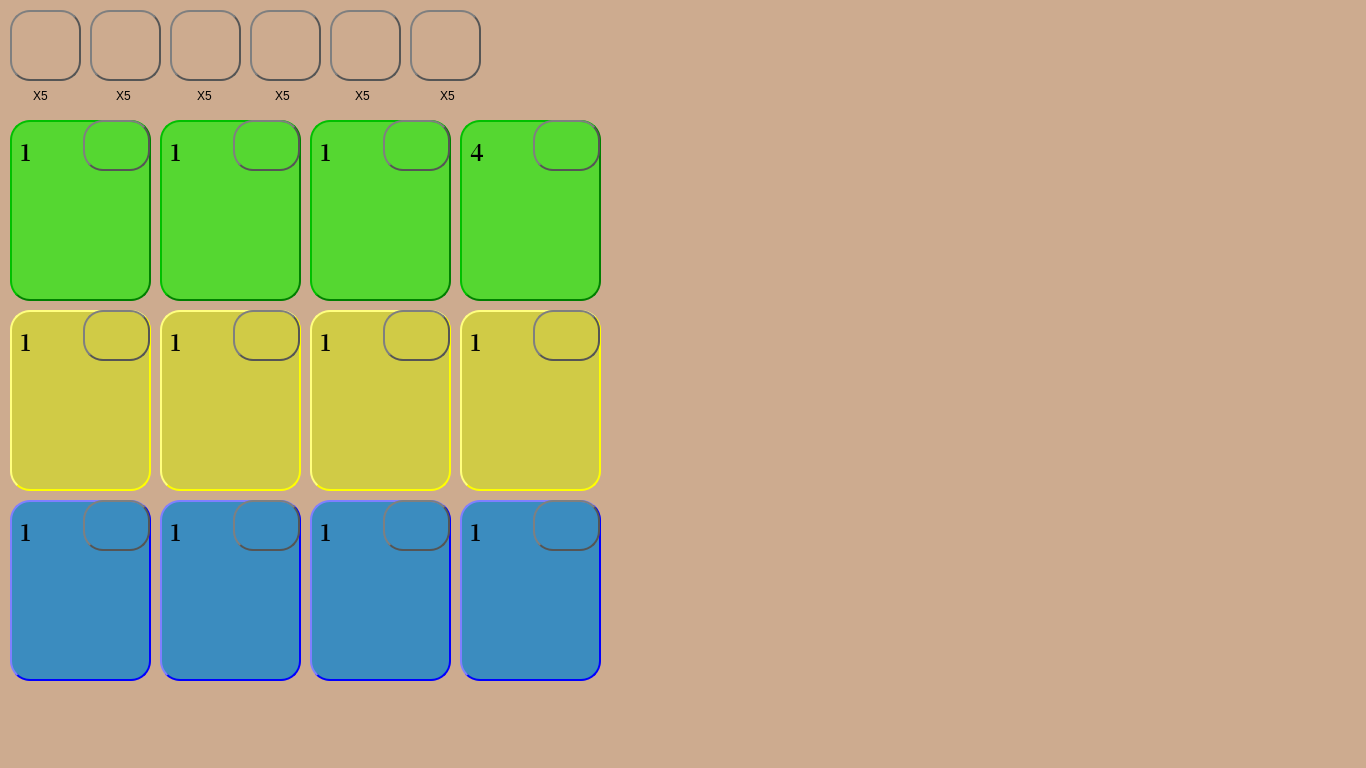
<?xml version="1.0" encoding="UTF-8"?>
<ui version="4.0">
 <class>Game</class>
 <widget class="QWidget" name="Game">
  <property name="geometry">
   <rect>
    <x>0</x>
    <y>0</y>
    <width>1366</width>
    <height>768</height>
   </rect>
  </property>
  <property name="windowTitle">
   <string>Splendor</string>
  </property>
  <widget class="QLabel" name="background_color">
   <property name="geometry">
    <rect>
     <x>0</x>
     <y>0</y>
     <width>1366</width>
     <height>768</height>
    </rect>
   </property>
   <property name="styleSheet">
    <string notr="true">background-color: rgb(205, 171, 143);</string>
   </property>
   <property name="text">
    <string/>
   </property>
  </widget>
  <widget class="QPushButton" name="greenTokenBTN">
   <property name="geometry">
    <rect>
     <x>410</x>
     <y>10</y>
     <width>71</width>
     <height>71</height>
    </rect>
   </property>
   <property name="cursor">
    <cursorShape>PointingHandCursor</cursorShape>
   </property>
   <property name="styleSheet">
    <string notr="true">color: #333;
border-image: url(:/images/greenToken.jpg);
border: 2px solid #555;
border-radius: 20px;
border-style: outset;
padding: 5px;</string>
   </property>
   <property name="text">
    <string/>
   </property>
  </widget>
  <widget class="QPushButton" name="redTokenBTN">
   <property name="geometry">
    <rect>
     <x>170</x>
     <y>10</y>
     <width>71</width>
     <height>71</height>
    </rect>
   </property>
   <property name="cursor">
    <cursorShape>PointingHandCursor</cursorShape>
   </property>
   <property name="styleSheet">
    <string notr="true">color: #333;
border-image: url(:/images/redToken.jpg);
border: 2px solid #555;
border-radius: 20px;
border-style: outset;
padding: 5px;</string>
   </property>
   <property name="text">
    <string/>
   </property>
  </widget>
  <widget class="QPushButton" name="blueTokenBTN">
   <property name="geometry">
    <rect>
     <x>250</x>
     <y>10</y>
     <width>71</width>
     <height>71</height>
    </rect>
   </property>
   <property name="cursor">
    <cursorShape>PointingHandCursor</cursorShape>
   </property>
   <property name="styleSheet">
    <string notr="true">color: #333;
border-image: url(:/images/blueToken.jpg);
border: 2px solid #555;
border-radius: 20px;
border-style: outset;
padding: 5px;</string>
   </property>
   <property name="text">
    <string/>
   </property>
  </widget>
  <widget class="QPushButton" name="blackTokenBTN">
   <property name="geometry">
    <rect>
     <x>330</x>
     <y>10</y>
     <width>71</width>
     <height>71</height>
    </rect>
   </property>
   <property name="cursor">
    <cursorShape>PointingHandCursor</cursorShape>
   </property>
   <property name="styleSheet">
    <string notr="true">color: #333;
border-image: url(:/images/blackToken.jpeg);
border: 2px solid #555;
border-radius: 20px;
border-style: outset;
padding: 5px;</string>
   </property>
   <property name="text">
    <string/>
   </property>
  </widget>
  <widget class="QPushButton" name="jokenTokenBTN">
   <property name="geometry">
    <rect>
     <x>10</x>
     <y>10</y>
     <width>71</width>
     <height>71</height>
    </rect>
   </property>
   <property name="cursor">
    <cursorShape>PointingHandCursor</cursorShape>
   </property>
   <property name="styleSheet">
    <string notr="true">color: #333;
border-image: url(:/images/jokerToken.png);
border: 2px solid #555;
border-radius: 20px;
border-style: outset;
padding: 5px;</string>
   </property>
   <property name="text">
    <string/>
   </property>
  </widget>
  <widget class="QPushButton" name="whiteTokenBTN">
   <property name="geometry">
    <rect>
     <x>90</x>
     <y>10</y>
     <width>71</width>
     <height>71</height>
    </rect>
   </property>
   <property name="cursor">
    <cursorShape>PointingHandCursor</cursorShape>
   </property>
   <property name="styleSheet">
    <string notr="true">color: #333;
border-image: url(:/images/whiteToken.jpg);
border: 2px solid #555;
border-radius: 20px;
border-style: outset;
padding: 5px;</string>
   </property>
   <property name="text">
    <string/>
   </property>
  </widget>
  <widget class="QLabel" name="numberJokerLBL">
   <property name="geometry">
    <rect>
     <x>33</x>
     <y>80</y>
     <width>21</width>
     <height>31</height>
    </rect>
   </property>
   <property name="text">
    <string>X5</string>
   </property>
  </widget>
  <widget class="QLabel" name="numberBlueLBL">
   <property name="geometry">
    <rect>
     <x>275</x>
     <y>80</y>
     <width>21</width>
     <height>31</height>
    </rect>
   </property>
   <property name="text">
    <string>X5</string>
   </property>
  </widget>
  <widget class="QLabel" name="numberRedLBL">
   <property name="geometry">
    <rect>
     <x>197</x>
     <y>80</y>
     <width>21</width>
     <height>31</height>
    </rect>
   </property>
   <property name="text">
    <string>X5</string>
   </property>
  </widget>
  <widget class="QLabel" name="numberWhiteLBL">
   <property name="geometry">
    <rect>
     <x>116</x>
     <y>80</y>
     <width>21</width>
     <height>31</height>
    </rect>
   </property>
   <property name="text">
    <string>X5</string>
   </property>
  </widget>
  <widget class="QLabel" name="numberBlackLBL">
   <property name="geometry">
    <rect>
     <x>355</x>
     <y>80</y>
     <width>21</width>
     <height>31</height>
    </rect>
   </property>
   <property name="text">
    <string>X5</string>
   </property>
  </widget>
  <widget class="QLabel" name="numberGreenLBL">
   <property name="geometry">
    <rect>
     <x>440</x>
     <y>80</y>
     <width>21</width>
     <height>31</height>
    </rect>
   </property>
   <property name="text">
    <string>X5</string>
   </property>
  </widget>
  <widget class="QPushButton" name="cardOne1">
   <property name="geometry">
    <rect>
     <x>10</x>
     <y>120</y>
     <width>141</width>
     <height>181</height>
    </rect>
   </property>
   <property name="palette">
    <palette>
     <active>
      <colorrole role="Button">
       <brush brushstyle="SolidPattern">
        <color alpha="255">
         <red>85</red>
         <green>215</green>
         <blue>49</blue>
        </color>
       </brush>
      </colorrole>
      <colorrole role="Base">
       <brush brushstyle="SolidPattern">
        <color alpha="255">
         <red>85</red>
         <green>215</green>
         <blue>49</blue>
        </color>
       </brush>
      </colorrole>
      <colorrole role="Window">
       <brush brushstyle="SolidPattern">
        <color alpha="255">
         <red>85</red>
         <green>215</green>
         <blue>49</blue>
        </color>
       </brush>
      </colorrole>
     </active>
     <inactive>
      <colorrole role="Button">
       <brush brushstyle="SolidPattern">
        <color alpha="255">
         <red>85</red>
         <green>215</green>
         <blue>49</blue>
        </color>
       </brush>
      </colorrole>
      <colorrole role="Base">
       <brush brushstyle="SolidPattern">
        <color alpha="255">
         <red>85</red>
         <green>215</green>
         <blue>49</blue>
        </color>
       </brush>
      </colorrole>
      <colorrole role="Window">
       <brush brushstyle="SolidPattern">
        <color alpha="255">
         <red>85</red>
         <green>215</green>
         <blue>49</blue>
        </color>
       </brush>
      </colorrole>
     </inactive>
     <disabled>
      <colorrole role="Button">
       <brush brushstyle="SolidPattern">
        <color alpha="255">
         <red>85</red>
         <green>215</green>
         <blue>49</blue>
        </color>
       </brush>
      </colorrole>
      <colorrole role="Base">
       <brush brushstyle="SolidPattern">
        <color alpha="255">
         <red>85</red>
         <green>215</green>
         <blue>49</blue>
        </color>
       </brush>
      </colorrole>
      <colorrole role="Window">
       <brush brushstyle="SolidPattern">
        <color alpha="255">
         <red>85</red>
         <green>215</green>
         <blue>49</blue>
        </color>
       </brush>
      </colorrole>
     </disabled>
    </palette>
   </property>
   <property name="cursor">
    <cursorShape>PointingHandCursor</cursorShape>
   </property>
   <property name="styleSheet">
    <string notr="true">border: 2px solid green;
border-radius: 20px;
border-style: outset;
padding: 5px;
background-color: rgb(85, 215, 49);</string>
   </property>
   <property name="text">
    <string/>
   </property>
  </widget>
  <widget class="QPushButton" name="cardOne2">
   <property name="geometry">
    <rect>
     <x>160</x>
     <y>120</y>
     <width>141</width>
     <height>181</height>
    </rect>
   </property>
   <property name="cursor">
    <cursorShape>PointingHandCursor</cursorShape>
   </property>
   <property name="styleSheet">
    <string notr="true">border: 2px solid green;
border-radius: 20px;
border-style: outset;
padding: 5px;
background-color: rgb(85, 215, 49);</string>
   </property>
   <property name="text">
    <string/>
   </property>
  </widget>
  <widget class="QPushButton" name="cardOne3">
   <property name="geometry">
    <rect>
     <x>310</x>
     <y>120</y>
     <width>141</width>
     <height>181</height>
    </rect>
   </property>
   <property name="cursor">
    <cursorShape>PointingHandCursor</cursorShape>
   </property>
   <property name="styleSheet">
    <string notr="true">border: 2px solid green;
border-radius: 20px;
border-style: outset;
padding: 5px;
background-color: rgb(85, 215, 49);</string>
   </property>
   <property name="text">
    <string/>
   </property>
  </widget>
  <widget class="QPushButton" name="cardOne4">
   <property name="geometry">
    <rect>
     <x>460</x>
     <y>120</y>
     <width>141</width>
     <height>181</height>
    </rect>
   </property>
   <property name="cursor">
    <cursorShape>PointingHandCursor</cursorShape>
   </property>
   <property name="styleSheet">
    <string notr="true">border: 2px solid green;
border-radius: 20px;
border-style: outset;
padding: 5px;
background-color: rgb(85, 215, 49);</string>
   </property>
   <property name="text">
    <string/>
   </property>
  </widget>
  <widget class="QLabel" name="valueOne1">
   <property name="geometry">
    <rect>
     <x>83</x>
     <y>120</y>
     <width>67</width>
     <height>51</height>
    </rect>
   </property>
   <property name="styleSheet">
    <string notr="true">color: #333;
border-image: url(:/images/whiteToken.jpg);
border: 2px solid #555;
border-radius: 20px;
border-style: outset;
padding: 5px;</string>
   </property>
   <property name="text">
    <string/>
   </property>
  </widget>
  <widget class="QLabel" name="valueOne2">
   <property name="geometry">
    <rect>
     <x>233</x>
     <y>120</y>
     <width>67</width>
     <height>51</height>
    </rect>
   </property>
   <property name="styleSheet">
    <string notr="true">color: #333;
border-image: url(:/images/whiteToken.jpg);
border: 2px solid #555;
border-radius: 20px;
border-style: outset;
padding: 5px;</string>
   </property>
   <property name="text">
    <string/>
   </property>
  </widget>
  <widget class="QLabel" name="valueOne3">
   <property name="geometry">
    <rect>
     <x>383</x>
     <y>120</y>
     <width>67</width>
     <height>51</height>
    </rect>
   </property>
   <property name="styleSheet">
    <string notr="true">color: #333;
border-image: url(:/images/whiteToken.jpg);
border: 2px solid #555;
border-radius: 20px;
border-style: outset;
padding: 5px;</string>
   </property>
   <property name="text">
    <string/>
   </property>
  </widget>
  <widget class="QLabel" name="valueOne4">
   <property name="geometry">
    <rect>
     <x>533</x>
     <y>120</y>
     <width>67</width>
     <height>51</height>
    </rect>
   </property>
   <property name="styleSheet">
    <string notr="true">color: #333;
border-image: url(:/images/whiteToken.jpg);
border: 2px solid #555;
border-radius: 20px;
border-style: outset;
padding: 5px;</string>
   </property>
   <property name="text">
    <string/>
   </property>
  </widget>
  <widget class="QLabel" name="scoreOne1">
   <property name="geometry">
    <rect>
     <x>20</x>
     <y>130</y>
     <width>16</width>
     <height>41</height>
    </rect>
   </property>
   <property name="font">
    <font>
     <family>Noto Serif CJK HK</family>
     <pointsize>17</pointsize>
     <bold>true</bold>
    </font>
   </property>
   <property name="text">
    <string>1</string>
   </property>
  </widget>
  <widget class="QLabel" name="scoreOne3">
   <property name="geometry">
    <rect>
     <x>320</x>
     <y>130</y>
     <width>16</width>
     <height>41</height>
    </rect>
   </property>
   <property name="font">
    <font>
     <family>Noto Serif CJK HK</family>
     <pointsize>17</pointsize>
     <bold>true</bold>
    </font>
   </property>
   <property name="text">
    <string>1</string>
   </property>
  </widget>
  <widget class="QLabel" name="scoreOne2">
   <property name="geometry">
    <rect>
     <x>170</x>
     <y>130</y>
     <width>16</width>
     <height>41</height>
    </rect>
   </property>
   <property name="font">
    <font>
     <family>Noto Serif CJK HK</family>
     <pointsize>17</pointsize>
     <bold>true</bold>
    </font>
   </property>
   <property name="text">
    <string>1</string>
   </property>
  </widget>
  <widget class="QLabel" name="scoreOne4">
   <property name="geometry">
    <rect>
     <x>470</x>
     <y>130</y>
     <width>16</width>
     <height>41</height>
    </rect>
   </property>
   <property name="font">
    <font>
     <family>Noto Serif CJK HK</family>
     <pointsize>17</pointsize>
     <bold>true</bold>
    </font>
   </property>
   <property name="text">
    <string>4</string>
   </property>
  </widget>
  <widget class="QPushButton" name="cardTwo1">
   <property name="geometry">
    <rect>
     <x>10</x>
     <y>310</y>
     <width>141</width>
     <height>181</height>
    </rect>
   </property>
   <property name="palette">
    <palette>
     <active>
      <colorrole role="Button">
       <brush brushstyle="SolidPattern">
        <color alpha="255">
         <red>208</red>
         <green>203</green>
         <blue>70</blue>
        </color>
       </brush>
      </colorrole>
      <colorrole role="Base">
       <brush brushstyle="SolidPattern">
        <color alpha="255">
         <red>208</red>
         <green>203</green>
         <blue>70</blue>
        </color>
       </brush>
      </colorrole>
      <colorrole role="Window">
       <brush brushstyle="SolidPattern">
        <color alpha="255">
         <red>208</red>
         <green>203</green>
         <blue>70</blue>
        </color>
       </brush>
      </colorrole>
     </active>
     <inactive>
      <colorrole role="Button">
       <brush brushstyle="SolidPattern">
        <color alpha="255">
         <red>208</red>
         <green>203</green>
         <blue>70</blue>
        </color>
       </brush>
      </colorrole>
      <colorrole role="Base">
       <brush brushstyle="SolidPattern">
        <color alpha="255">
         <red>208</red>
         <green>203</green>
         <blue>70</blue>
        </color>
       </brush>
      </colorrole>
      <colorrole role="Window">
       <brush brushstyle="SolidPattern">
        <color alpha="255">
         <red>208</red>
         <green>203</green>
         <blue>70</blue>
        </color>
       </brush>
      </colorrole>
     </inactive>
     <disabled>
      <colorrole role="Button">
       <brush brushstyle="SolidPattern">
        <color alpha="255">
         <red>208</red>
         <green>203</green>
         <blue>70</blue>
        </color>
       </brush>
      </colorrole>
      <colorrole role="Base">
       <brush brushstyle="SolidPattern">
        <color alpha="255">
         <red>208</red>
         <green>203</green>
         <blue>70</blue>
        </color>
       </brush>
      </colorrole>
      <colorrole role="Window">
       <brush brushstyle="SolidPattern">
        <color alpha="255">
         <red>208</red>
         <green>203</green>
         <blue>70</blue>
        </color>
       </brush>
      </colorrole>
     </disabled>
    </palette>
   </property>
   <property name="cursor">
    <cursorShape>PointingHandCursor</cursorShape>
   </property>
   <property name="styleSheet">
    <string notr="true">border: 2px solid yellow;
border-radius: 20px;
border-style: outset;
padding: 5px;
background-color: rgb(208, 203, 70);</string>
   </property>
   <property name="text">
    <string/>
   </property>
  </widget>
  <widget class="QPushButton" name="cardTwo4">
   <property name="geometry">
    <rect>
     <x>460</x>
     <y>310</y>
     <width>141</width>
     <height>181</height>
    </rect>
   </property>
   <property name="palette">
    <palette>
     <active>
      <colorrole role="Button">
       <brush brushstyle="SolidPattern">
        <color alpha="255">
         <red>208</red>
         <green>203</green>
         <blue>70</blue>
        </color>
       </brush>
      </colorrole>
      <colorrole role="Base">
       <brush brushstyle="SolidPattern">
        <color alpha="255">
         <red>208</red>
         <green>203</green>
         <blue>70</blue>
        </color>
       </brush>
      </colorrole>
      <colorrole role="Window">
       <brush brushstyle="SolidPattern">
        <color alpha="255">
         <red>208</red>
         <green>203</green>
         <blue>70</blue>
        </color>
       </brush>
      </colorrole>
     </active>
     <inactive>
      <colorrole role="Button">
       <brush brushstyle="SolidPattern">
        <color alpha="255">
         <red>208</red>
         <green>203</green>
         <blue>70</blue>
        </color>
       </brush>
      </colorrole>
      <colorrole role="Base">
       <brush brushstyle="SolidPattern">
        <color alpha="255">
         <red>208</red>
         <green>203</green>
         <blue>70</blue>
        </color>
       </brush>
      </colorrole>
      <colorrole role="Window">
       <brush brushstyle="SolidPattern">
        <color alpha="255">
         <red>208</red>
         <green>203</green>
         <blue>70</blue>
        </color>
       </brush>
      </colorrole>
     </inactive>
     <disabled>
      <colorrole role="Button">
       <brush brushstyle="SolidPattern">
        <color alpha="255">
         <red>208</red>
         <green>203</green>
         <blue>70</blue>
        </color>
       </brush>
      </colorrole>
      <colorrole role="Base">
       <brush brushstyle="SolidPattern">
        <color alpha="255">
         <red>208</red>
         <green>203</green>
         <blue>70</blue>
        </color>
       </brush>
      </colorrole>
      <colorrole role="Window">
       <brush brushstyle="SolidPattern">
        <color alpha="255">
         <red>208</red>
         <green>203</green>
         <blue>70</blue>
        </color>
       </brush>
      </colorrole>
     </disabled>
    </palette>
   </property>
   <property name="cursor">
    <cursorShape>PointingHandCursor</cursorShape>
   </property>
   <property name="styleSheet">
    <string notr="true">border: 2px solid yellow;
border-radius: 20px;
border-style: outset;
padding: 5px;
background-color: rgb(208, 203, 70);</string>
   </property>
   <property name="text">
    <string/>
   </property>
  </widget>
  <widget class="QPushButton" name="cardTwo3">
   <property name="geometry">
    <rect>
     <x>310</x>
     <y>310</y>
     <width>141</width>
     <height>181</height>
    </rect>
   </property>
   <property name="palette">
    <palette>
     <active>
      <colorrole role="Button">
       <brush brushstyle="SolidPattern">
        <color alpha="255">
         <red>208</red>
         <green>203</green>
         <blue>70</blue>
        </color>
       </brush>
      </colorrole>
      <colorrole role="Base">
       <brush brushstyle="SolidPattern">
        <color alpha="255">
         <red>208</red>
         <green>203</green>
         <blue>70</blue>
        </color>
       </brush>
      </colorrole>
      <colorrole role="Window">
       <brush brushstyle="SolidPattern">
        <color alpha="255">
         <red>208</red>
         <green>203</green>
         <blue>70</blue>
        </color>
       </brush>
      </colorrole>
     </active>
     <inactive>
      <colorrole role="Button">
       <brush brushstyle="SolidPattern">
        <color alpha="255">
         <red>208</red>
         <green>203</green>
         <blue>70</blue>
        </color>
       </brush>
      </colorrole>
      <colorrole role="Base">
       <brush brushstyle="SolidPattern">
        <color alpha="255">
         <red>208</red>
         <green>203</green>
         <blue>70</blue>
        </color>
       </brush>
      </colorrole>
      <colorrole role="Window">
       <brush brushstyle="SolidPattern">
        <color alpha="255">
         <red>208</red>
         <green>203</green>
         <blue>70</blue>
        </color>
       </brush>
      </colorrole>
     </inactive>
     <disabled>
      <colorrole role="Button">
       <brush brushstyle="SolidPattern">
        <color alpha="255">
         <red>208</red>
         <green>203</green>
         <blue>70</blue>
        </color>
       </brush>
      </colorrole>
      <colorrole role="Base">
       <brush brushstyle="SolidPattern">
        <color alpha="255">
         <red>208</red>
         <green>203</green>
         <blue>70</blue>
        </color>
       </brush>
      </colorrole>
      <colorrole role="Window">
       <brush brushstyle="SolidPattern">
        <color alpha="255">
         <red>208</red>
         <green>203</green>
         <blue>70</blue>
        </color>
       </brush>
      </colorrole>
     </disabled>
    </palette>
   </property>
   <property name="cursor">
    <cursorShape>PointingHandCursor</cursorShape>
   </property>
   <property name="styleSheet">
    <string notr="true">border: 2px solid yellow;
border-radius: 20px;
border-style: outset;
padding: 5px;
background-color: rgb(208, 203, 70);</string>
   </property>
   <property name="text">
    <string/>
   </property>
  </widget>
  <widget class="QPushButton" name="cardTwo2">
   <property name="geometry">
    <rect>
     <x>160</x>
     <y>310</y>
     <width>141</width>
     <height>181</height>
    </rect>
   </property>
   <property name="palette">
    <palette>
     <active>
      <colorrole role="Button">
       <brush brushstyle="SolidPattern">
        <color alpha="255">
         <red>208</red>
         <green>203</green>
         <blue>70</blue>
        </color>
       </brush>
      </colorrole>
      <colorrole role="Base">
       <brush brushstyle="SolidPattern">
        <color alpha="255">
         <red>208</red>
         <green>203</green>
         <blue>70</blue>
        </color>
       </brush>
      </colorrole>
      <colorrole role="Window">
       <brush brushstyle="SolidPattern">
        <color alpha="255">
         <red>208</red>
         <green>203</green>
         <blue>70</blue>
        </color>
       </brush>
      </colorrole>
     </active>
     <inactive>
      <colorrole role="Button">
       <brush brushstyle="SolidPattern">
        <color alpha="255">
         <red>208</red>
         <green>203</green>
         <blue>70</blue>
        </color>
       </brush>
      </colorrole>
      <colorrole role="Base">
       <brush brushstyle="SolidPattern">
        <color alpha="255">
         <red>208</red>
         <green>203</green>
         <blue>70</blue>
        </color>
       </brush>
      </colorrole>
      <colorrole role="Window">
       <brush brushstyle="SolidPattern">
        <color alpha="255">
         <red>208</red>
         <green>203</green>
         <blue>70</blue>
        </color>
       </brush>
      </colorrole>
     </inactive>
     <disabled>
      <colorrole role="Button">
       <brush brushstyle="SolidPattern">
        <color alpha="255">
         <red>208</red>
         <green>203</green>
         <blue>70</blue>
        </color>
       </brush>
      </colorrole>
      <colorrole role="Base">
       <brush brushstyle="SolidPattern">
        <color alpha="255">
         <red>208</red>
         <green>203</green>
         <blue>70</blue>
        </color>
       </brush>
      </colorrole>
      <colorrole role="Window">
       <brush brushstyle="SolidPattern">
        <color alpha="255">
         <red>208</red>
         <green>203</green>
         <blue>70</blue>
        </color>
       </brush>
      </colorrole>
     </disabled>
    </palette>
   </property>
   <property name="cursor">
    <cursorShape>PointingHandCursor</cursorShape>
   </property>
   <property name="styleSheet">
    <string notr="true">border: 2px solid yellow;
border-radius: 20px;
border-style: outset;
padding: 5px;
background-color: rgb(208, 203, 70);</string>
   </property>
   <property name="text">
    <string/>
   </property>
  </widget>
  <widget class="QLabel" name="valueTwo1">
   <property name="geometry">
    <rect>
     <x>83</x>
     <y>310</y>
     <width>67</width>
     <height>51</height>
    </rect>
   </property>
   <property name="styleSheet">
    <string notr="true">color: #333;
border-image: url(:/images/whiteToken.jpg);
border: 2px solid #555;
border-radius: 20px;
border-style: outset;
padding: 5px;</string>
   </property>
   <property name="text">
    <string/>
   </property>
  </widget>
  <widget class="QLabel" name="valueTwo2">
   <property name="geometry">
    <rect>
     <x>233</x>
     <y>310</y>
     <width>67</width>
     <height>51</height>
    </rect>
   </property>
   <property name="styleSheet">
    <string notr="true">color: #333;
border-image: url(:/images/whiteToken.jpg);
border: 2px solid #555;
border-radius: 20px;
border-style: outset;
padding: 5px;</string>
   </property>
   <property name="text">
    <string/>
   </property>
  </widget>
  <widget class="QLabel" name="valueTwo4">
   <property name="geometry">
    <rect>
     <x>533</x>
     <y>310</y>
     <width>67</width>
     <height>51</height>
    </rect>
   </property>
   <property name="styleSheet">
    <string notr="true">color: #333;
border-image: url(:/images/whiteToken.jpg);
border: 2px solid #555;
border-radius: 20px;
border-style: outset;
padding: 5px;</string>
   </property>
   <property name="text">
    <string/>
   </property>
  </widget>
  <widget class="QLabel" name="valueTwo3">
   <property name="geometry">
    <rect>
     <x>383</x>
     <y>310</y>
     <width>67</width>
     <height>51</height>
    </rect>
   </property>
   <property name="styleSheet">
    <string notr="true">color: #333;
border-image: url(:/images/whiteToken.jpg);
border: 2px solid #555;
border-radius: 20px;
border-style: outset;
padding: 5px;</string>
   </property>
   <property name="text">
    <string/>
   </property>
  </widget>
  <widget class="QLabel" name="scoreTwo1">
   <property name="geometry">
    <rect>
     <x>20</x>
     <y>320</y>
     <width>16</width>
     <height>41</height>
    </rect>
   </property>
   <property name="font">
    <font>
     <family>Noto Serif CJK HK</family>
     <pointsize>17</pointsize>
     <bold>true</bold>
    </font>
   </property>
   <property name="text">
    <string>1</string>
   </property>
  </widget>
  <widget class="QLabel" name="scoreTwo4">
   <property name="geometry">
    <rect>
     <x>470</x>
     <y>320</y>
     <width>16</width>
     <height>41</height>
    </rect>
   </property>
   <property name="font">
    <font>
     <family>Noto Serif CJK HK</family>
     <pointsize>17</pointsize>
     <bold>true</bold>
    </font>
   </property>
   <property name="text">
    <string>1</string>
   </property>
  </widget>
  <widget class="QLabel" name="scoreTwo3">
   <property name="geometry">
    <rect>
     <x>320</x>
     <y>320</y>
     <width>16</width>
     <height>41</height>
    </rect>
   </property>
   <property name="font">
    <font>
     <family>Noto Serif CJK HK</family>
     <pointsize>17</pointsize>
     <bold>true</bold>
    </font>
   </property>
   <property name="text">
    <string>1</string>
   </property>
  </widget>
  <widget class="QLabel" name="scoreTwo2">
   <property name="geometry">
    <rect>
     <x>170</x>
     <y>320</y>
     <width>16</width>
     <height>41</height>
    </rect>
   </property>
   <property name="font">
    <font>
     <family>Noto Serif CJK HK</family>
     <pointsize>17</pointsize>
     <bold>true</bold>
    </font>
   </property>
   <property name="text">
    <string>1</string>
   </property>
  </widget>
  <widget class="QPushButton" name="cardThree1">
   <property name="geometry">
    <rect>
     <x>10</x>
     <y>500</y>
     <width>141</width>
     <height>181</height>
    </rect>
   </property>
   <property name="palette">
    <palette>
     <active>
      <colorrole role="Button">
       <brush brushstyle="SolidPattern">
        <color alpha="255">
         <red>59</red>
         <green>140</green>
         <blue>191</blue>
        </color>
       </brush>
      </colorrole>
      <colorrole role="Base">
       <brush brushstyle="SolidPattern">
        <color alpha="255">
         <red>59</red>
         <green>140</green>
         <blue>191</blue>
        </color>
       </brush>
      </colorrole>
      <colorrole role="Window">
       <brush brushstyle="SolidPattern">
        <color alpha="255">
         <red>59</red>
         <green>140</green>
         <blue>191</blue>
        </color>
       </brush>
      </colorrole>
     </active>
     <inactive>
      <colorrole role="Button">
       <brush brushstyle="SolidPattern">
        <color alpha="255">
         <red>59</red>
         <green>140</green>
         <blue>191</blue>
        </color>
       </brush>
      </colorrole>
      <colorrole role="Base">
       <brush brushstyle="SolidPattern">
        <color alpha="255">
         <red>59</red>
         <green>140</green>
         <blue>191</blue>
        </color>
       </brush>
      </colorrole>
      <colorrole role="Window">
       <brush brushstyle="SolidPattern">
        <color alpha="255">
         <red>59</red>
         <green>140</green>
         <blue>191</blue>
        </color>
       </brush>
      </colorrole>
     </inactive>
     <disabled>
      <colorrole role="Button">
       <brush brushstyle="SolidPattern">
        <color alpha="255">
         <red>59</red>
         <green>140</green>
         <blue>191</blue>
        </color>
       </brush>
      </colorrole>
      <colorrole role="Base">
       <brush brushstyle="SolidPattern">
        <color alpha="255">
         <red>59</red>
         <green>140</green>
         <blue>191</blue>
        </color>
       </brush>
      </colorrole>
      <colorrole role="Window">
       <brush brushstyle="SolidPattern">
        <color alpha="255">
         <red>59</red>
         <green>140</green>
         <blue>191</blue>
        </color>
       </brush>
      </colorrole>
     </disabled>
    </palette>
   </property>
   <property name="cursor">
    <cursorShape>PointingHandCursor</cursorShape>
   </property>
   <property name="styleSheet">
    <string notr="true">border: 2px solid blue;
border-radius: 20px;
border-style: outset;
padding: 5px;
background-color: rgb(59, 140, 191);</string>
   </property>
   <property name="text">
    <string/>
   </property>
  </widget>
  <widget class="QPushButton" name="cardThree2">
   <property name="geometry">
    <rect>
     <x>160</x>
     <y>500</y>
     <width>141</width>
     <height>181</height>
    </rect>
   </property>
   <property name="palette">
    <palette>
     <active>
      <colorrole role="Button">
       <brush brushstyle="SolidPattern">
        <color alpha="255">
         <red>59</red>
         <green>140</green>
         <blue>191</blue>
        </color>
       </brush>
      </colorrole>
      <colorrole role="Base">
       <brush brushstyle="SolidPattern">
        <color alpha="255">
         <red>59</red>
         <green>140</green>
         <blue>191</blue>
        </color>
       </brush>
      </colorrole>
      <colorrole role="Window">
       <brush brushstyle="SolidPattern">
        <color alpha="255">
         <red>59</red>
         <green>140</green>
         <blue>191</blue>
        </color>
       </brush>
      </colorrole>
     </active>
     <inactive>
      <colorrole role="Button">
       <brush brushstyle="SolidPattern">
        <color alpha="255">
         <red>59</red>
         <green>140</green>
         <blue>191</blue>
        </color>
       </brush>
      </colorrole>
      <colorrole role="Base">
       <brush brushstyle="SolidPattern">
        <color alpha="255">
         <red>59</red>
         <green>140</green>
         <blue>191</blue>
        </color>
       </brush>
      </colorrole>
      <colorrole role="Window">
       <brush brushstyle="SolidPattern">
        <color alpha="255">
         <red>59</red>
         <green>140</green>
         <blue>191</blue>
        </color>
       </brush>
      </colorrole>
     </inactive>
     <disabled>
      <colorrole role="Button">
       <brush brushstyle="SolidPattern">
        <color alpha="255">
         <red>59</red>
         <green>140</green>
         <blue>191</blue>
        </color>
       </brush>
      </colorrole>
      <colorrole role="Base">
       <brush brushstyle="SolidPattern">
        <color alpha="255">
         <red>59</red>
         <green>140</green>
         <blue>191</blue>
        </color>
       </brush>
      </colorrole>
      <colorrole role="Window">
       <brush brushstyle="SolidPattern">
        <color alpha="255">
         <red>59</red>
         <green>140</green>
         <blue>191</blue>
        </color>
       </brush>
      </colorrole>
     </disabled>
    </palette>
   </property>
   <property name="cursor">
    <cursorShape>PointingHandCursor</cursorShape>
   </property>
   <property name="styleSheet">
    <string notr="true">border: 2px solid blue;
border-radius: 20px;
border-style: outset;
padding: 5px;
background-color: rgb(59, 140, 191);</string>
   </property>
   <property name="text">
    <string/>
   </property>
  </widget>
  <widget class="QPushButton" name="cardThree3">
   <property name="geometry">
    <rect>
     <x>310</x>
     <y>500</y>
     <width>141</width>
     <height>181</height>
    </rect>
   </property>
   <property name="palette">
    <palette>
     <active>
      <colorrole role="Button">
       <brush brushstyle="SolidPattern">
        <color alpha="255">
         <red>59</red>
         <green>140</green>
         <blue>191</blue>
        </color>
       </brush>
      </colorrole>
      <colorrole role="Base">
       <brush brushstyle="SolidPattern">
        <color alpha="255">
         <red>59</red>
         <green>140</green>
         <blue>191</blue>
        </color>
       </brush>
      </colorrole>
      <colorrole role="Window">
       <brush brushstyle="SolidPattern">
        <color alpha="255">
         <red>59</red>
         <green>140</green>
         <blue>191</blue>
        </color>
       </brush>
      </colorrole>
     </active>
     <inactive>
      <colorrole role="Button">
       <brush brushstyle="SolidPattern">
        <color alpha="255">
         <red>59</red>
         <green>140</green>
         <blue>191</blue>
        </color>
       </brush>
      </colorrole>
      <colorrole role="Base">
       <brush brushstyle="SolidPattern">
        <color alpha="255">
         <red>59</red>
         <green>140</green>
         <blue>191</blue>
        </color>
       </brush>
      </colorrole>
      <colorrole role="Window">
       <brush brushstyle="SolidPattern">
        <color alpha="255">
         <red>59</red>
         <green>140</green>
         <blue>191</blue>
        </color>
       </brush>
      </colorrole>
     </inactive>
     <disabled>
      <colorrole role="Button">
       <brush brushstyle="SolidPattern">
        <color alpha="255">
         <red>59</red>
         <green>140</green>
         <blue>191</blue>
        </color>
       </brush>
      </colorrole>
      <colorrole role="Base">
       <brush brushstyle="SolidPattern">
        <color alpha="255">
         <red>59</red>
         <green>140</green>
         <blue>191</blue>
        </color>
       </brush>
      </colorrole>
      <colorrole role="Window">
       <brush brushstyle="SolidPattern">
        <color alpha="255">
         <red>59</red>
         <green>140</green>
         <blue>191</blue>
        </color>
       </brush>
      </colorrole>
     </disabled>
    </palette>
   </property>
   <property name="cursor">
    <cursorShape>PointingHandCursor</cursorShape>
   </property>
   <property name="styleSheet">
    <string notr="true">border: 2px solid blue;
border-radius: 20px;
border-style: outset;
padding: 5px;
background-color: rgb(59, 140, 191);</string>
   </property>
   <property name="text">
    <string/>
   </property>
  </widget>
  <widget class="QPushButton" name="cardThree4">
   <property name="geometry">
    <rect>
     <x>460</x>
     <y>500</y>
     <width>141</width>
     <height>181</height>
    </rect>
   </property>
   <property name="palette">
    <palette>
     <active>
      <colorrole role="Button">
       <brush brushstyle="SolidPattern">
        <color alpha="255">
         <red>59</red>
         <green>140</green>
         <blue>191</blue>
        </color>
       </brush>
      </colorrole>
      <colorrole role="Base">
       <brush brushstyle="SolidPattern">
        <color alpha="255">
         <red>59</red>
         <green>140</green>
         <blue>191</blue>
        </color>
       </brush>
      </colorrole>
      <colorrole role="Window">
       <brush brushstyle="SolidPattern">
        <color alpha="255">
         <red>59</red>
         <green>140</green>
         <blue>191</blue>
        </color>
       </brush>
      </colorrole>
     </active>
     <inactive>
      <colorrole role="Button">
       <brush brushstyle="SolidPattern">
        <color alpha="255">
         <red>59</red>
         <green>140</green>
         <blue>191</blue>
        </color>
       </brush>
      </colorrole>
      <colorrole role="Base">
       <brush brushstyle="SolidPattern">
        <color alpha="255">
         <red>59</red>
         <green>140</green>
         <blue>191</blue>
        </color>
       </brush>
      </colorrole>
      <colorrole role="Window">
       <brush brushstyle="SolidPattern">
        <color alpha="255">
         <red>59</red>
         <green>140</green>
         <blue>191</blue>
        </color>
       </brush>
      </colorrole>
     </inactive>
     <disabled>
      <colorrole role="Button">
       <brush brushstyle="SolidPattern">
        <color alpha="255">
         <red>59</red>
         <green>140</green>
         <blue>191</blue>
        </color>
       </brush>
      </colorrole>
      <colorrole role="Base">
       <brush brushstyle="SolidPattern">
        <color alpha="255">
         <red>59</red>
         <green>140</green>
         <blue>191</blue>
        </color>
       </brush>
      </colorrole>
      <colorrole role="Window">
       <brush brushstyle="SolidPattern">
        <color alpha="255">
         <red>59</red>
         <green>140</green>
         <blue>191</blue>
        </color>
       </brush>
      </colorrole>
     </disabled>
    </palette>
   </property>
   <property name="cursor">
    <cursorShape>PointingHandCursor</cursorShape>
   </property>
   <property name="styleSheet">
    <string notr="true">border: 2px solid blue;
border-radius: 20px;
border-style: outset;
padding: 5px;
background-color: rgb(59, 140, 191);</string>
   </property>
   <property name="text">
    <string/>
   </property>
  </widget>
  <widget class="QLabel" name="valueThree1">
   <property name="geometry">
    <rect>
     <x>83</x>
     <y>500</y>
     <width>67</width>
     <height>51</height>
    </rect>
   </property>
   <property name="styleSheet">
    <string notr="true">color: #333;
border-image: url(:/images/whiteToken.jpg);
border: 2px solid #555;
border-radius: 20px;
border-style: outset;
padding: 5px;</string>
   </property>
   <property name="text">
    <string/>
   </property>
  </widget>
  <widget class="QLabel" name="valueThree2">
   <property name="geometry">
    <rect>
     <x>233</x>
     <y>500</y>
     <width>67</width>
     <height>51</height>
    </rect>
   </property>
   <property name="styleSheet">
    <string notr="true">color: #333;
border-image: url(:/images/whiteToken.jpg);
border: 2px solid #555;
border-radius: 20px;
border-style: outset;
padding: 5px;</string>
   </property>
   <property name="text">
    <string/>
   </property>
  </widget>
  <widget class="QLabel" name="valueThree3">
   <property name="geometry">
    <rect>
     <x>383</x>
     <y>500</y>
     <width>67</width>
     <height>51</height>
    </rect>
   </property>
   <property name="styleSheet">
    <string notr="true">color: #333;
border-image: url(:/images/whiteToken.jpg);
border: 2px solid #555;
border-radius: 20px;
border-style: outset;
padding: 5px;</string>
   </property>
   <property name="text">
    <string/>
   </property>
  </widget>
  <widget class="QLabel" name="valueThree4">
   <property name="geometry">
    <rect>
     <x>533</x>
     <y>500</y>
     <width>67</width>
     <height>51</height>
    </rect>
   </property>
   <property name="styleSheet">
    <string notr="true">color: #333;
border-image: url(:/images/whiteToken.jpg);
border: 2px solid #555;
border-radius: 20px;
border-style: outset;
padding: 5px;</string>
   </property>
   <property name="text">
    <string/>
   </property>
  </widget>
  <widget class="QLabel" name="scoreThree1">
   <property name="geometry">
    <rect>
     <x>20</x>
     <y>510</y>
     <width>16</width>
     <height>41</height>
    </rect>
   </property>
   <property name="font">
    <font>
     <family>Noto Serif CJK HK</family>
     <pointsize>17</pointsize>
     <bold>true</bold>
    </font>
   </property>
   <property name="text">
    <string>1</string>
   </property>
  </widget>
  <widget class="QLabel" name="scoreThree2">
   <property name="geometry">
    <rect>
     <x>170</x>
     <y>510</y>
     <width>16</width>
     <height>41</height>
    </rect>
   </property>
   <property name="font">
    <font>
     <family>Noto Serif CJK HK</family>
     <pointsize>17</pointsize>
     <bold>true</bold>
    </font>
   </property>
   <property name="text">
    <string>1</string>
   </property>
  </widget>
  <widget class="QLabel" name="scoreThree3">
   <property name="geometry">
    <rect>
     <x>320</x>
     <y>510</y>
     <width>16</width>
     <height>41</height>
    </rect>
   </property>
   <property name="font">
    <font>
     <family>Noto Serif CJK HK</family>
     <pointsize>17</pointsize>
     <bold>true</bold>
    </font>
   </property>
   <property name="text">
    <string>1</string>
   </property>
  </widget>
  <widget class="QLabel" name="scoreThree4">
   <property name="geometry">
    <rect>
     <x>470</x>
     <y>510</y>
     <width>16</width>
     <height>41</height>
    </rect>
   </property>
   <property name="font">
    <font>
     <family>Noto Serif CJK HK</family>
     <pointsize>17</pointsize>
     <bold>true</bold>
    </font>
   </property>
   <property name="text">
    <string>1</string>
   </property>
  </widget>
 </widget>
 <resources/>
 <connections/>
</ui>
